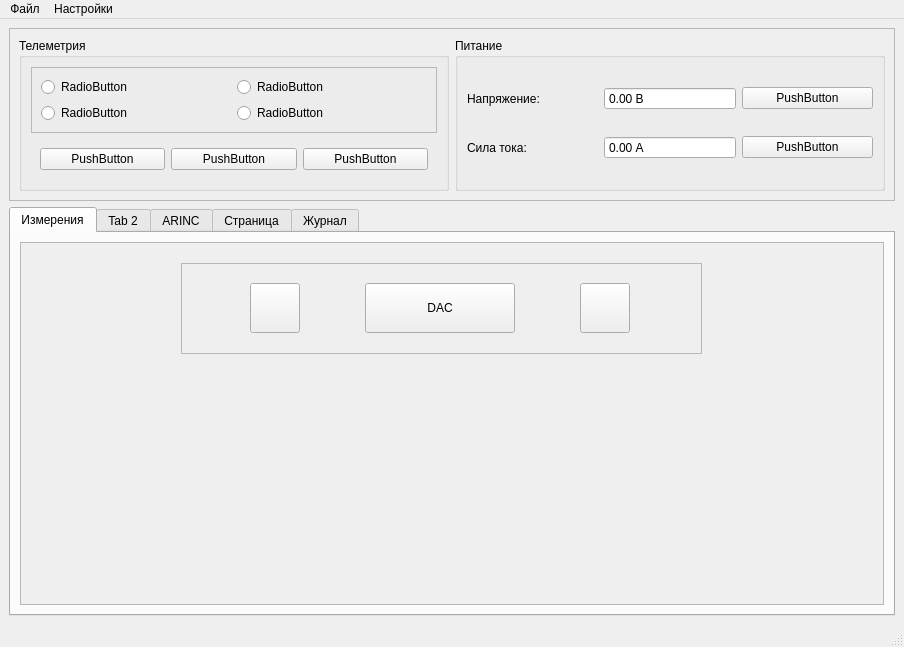
<?xml version="1.0" encoding="UTF-8"?>
<ui version="4.0">
 <class>MainWindow</class>
 <widget class="QMainWindow" name="MainWindow">
  <property name="geometry">
   <rect>
    <x>0</x>
    <y>0</y>
    <width>904</width>
    <height>647</height>
   </rect>
  </property>
  <property name="windowTitle">
   <string>MainWindow</string>
  </property>
  <property name="styleSheet">
   <string notr="true"/>
  </property>
  <widget class="QWidget" name="centralwidget">
   <layout class="QVBoxLayout" name="verticalLayout_2">
    <item>
     <widget class="QFrame" name="frame">
      <property name="frameShape">
       <enum>QFrame::StyledPanel</enum>
      </property>
      <property name="frameShadow">
       <enum>QFrame::Raised</enum>
      </property>
      <layout class="QHBoxLayout" name="horizontalLayout_2">
       <item>
        <widget class="QGroupBox" name="groupBox">
         <property name="title">
          <string>Телеметрия</string>
         </property>
         <layout class="QVBoxLayout" name="verticalLayout">
          <item>
           <widget class="QFrame" name="frame_3">
            <property name="frameShape">
             <enum>QFrame::StyledPanel</enum>
            </property>
            <property name="frameShadow">
             <enum>QFrame::Raised</enum>
            </property>
            <layout class="QGridLayout" name="gridLayout_2">
             <item row="1" column="1">
              <widget class="QRadioButton" name="radioButton_5">
               <property name="text">
                <string>RadioButton</string>
               </property>
              </widget>
             </item>
             <item row="0" column="0">
              <widget class="QRadioButton" name="radioButton">
               <property name="text">
                <string>RadioButton</string>
               </property>
              </widget>
             </item>
             <item row="0" column="1">
              <widget class="QRadioButton" name="radioButton_4">
               <property name="text">
                <string>RadioButton</string>
               </property>
              </widget>
             </item>
             <item row="1" column="0">
              <widget class="QRadioButton" name="radioButton_3">
               <property name="text">
                <string>RadioButton</string>
               </property>
              </widget>
             </item>
            </layout>
           </widget>
          </item>
          <item>
           <widget class="QFrame" name="frame_2">
            <property name="frameShape">
             <enum>QFrame::NoFrame</enum>
            </property>
            <property name="frameShadow">
             <enum>QFrame::Raised</enum>
            </property>
            <layout class="QHBoxLayout" name="horizontalLayout">
             <item>
              <widget class="QPushButton" name="pushButton">
               <property name="text">
                <string>PushButton</string>
               </property>
              </widget>
             </item>
             <item>
              <widget class="QPushButton" name="pushButton_2">
               <property name="text">
                <string>PushButton</string>
               </property>
              </widget>
             </item>
             <item>
              <widget class="QPushButton" name="pushButton_3">
               <property name="text">
                <string>PushButton</string>
               </property>
              </widget>
             </item>
            </layout>
           </widget>
          </item>
         </layout>
        </widget>
       </item>
       <item>
        <widget class="QGroupBox" name="groupBox_2">
         <property name="title">
          <string>Питание</string>
         </property>
         <layout class="QGridLayout" name="gridLayout">
          <item row="1" column="0">
           <widget class="QLabel" name="label_2">
            <property name="text">
             <string>Сила тока:</string>
            </property>
           </widget>
          </item>
          <item row="0" column="0">
           <widget class="QLabel" name="label">
            <property name="text">
             <string>Напряжение:</string>
            </property>
           </widget>
          </item>
          <item row="0" column="1">
           <widget class="QDoubleSpinBox" name="doubleSpinBox">
            <property name="readOnly">
             <bool>true</bool>
            </property>
            <property name="buttonSymbols">
             <enum>QAbstractSpinBox::NoButtons</enum>
            </property>
            <property name="suffix">
             <string> В</string>
            </property>
           </widget>
          </item>
          <item row="1" column="1">
           <widget class="QDoubleSpinBox" name="doubleSpinBox_2">
            <property name="buttonSymbols">
             <enum>QAbstractSpinBox::NoButtons</enum>
            </property>
            <property name="suffix">
             <string> А</string>
            </property>
           </widget>
          </item>
          <item row="0" column="2">
           <widget class="QPushButton" name="pushButton_4">
            <property name="text">
             <string>PushButton</string>
            </property>
           </widget>
          </item>
          <item row="1" column="2">
           <widget class="QPushButton" name="pushButton_5">
            <property name="text">
             <string>PushButton</string>
            </property>
           </widget>
          </item>
         </layout>
        </widget>
       </item>
      </layout>
     </widget>
    </item>
    <item>
     <widget class="QTabWidget" name="tabWidget">
      <property name="currentIndex">
       <number>0</number>
      </property>
      <widget class="QWidget" name="tab">
       <attribute name="title">
        <string>Измерения</string>
       </attribute>
       <layout class="QHBoxLayout" name="horizontalLayout_3">
        <item>
         <widget class="QScrollArea" name="scrollArea">
          <property name="widgetResizable">
           <bool>true</bool>
          </property>
          <widget class="QWidget" name="scrollAreaWidgetContents">
           <property name="geometry">
            <rect>
             <x>0</x>
             <y>0</y>
             <width>862</width>
             <height>343</height>
            </rect>
           </property>
           <widget class="QFrame" name="frame_4">
            <property name="geometry">
             <rect>
              <x>160</x>
              <y>20</y>
              <width>521</width>
              <height>91</height>
             </rect>
            </property>
            <property name="frameShape">
             <enum>QFrame::StyledPanel</enum>
            </property>
            <property name="frameShadow">
             <enum>QFrame::Raised</enum>
            </property>
            <layout class="QHBoxLayout" name="horizontalLayout_4">
             <item>
              <widget class="QPushButton" name="pushButton_6">
               <property name="minimumSize">
                <size>
                 <width>50</width>
                 <height>50</height>
                </size>
               </property>
               <property name="maximumSize">
                <size>
                 <width>50</width>
                 <height>50</height>
                </size>
               </property>
               <property name="styleSheet">
                <string notr="true"/>
               </property>
               <property name="text">
                <string/>
               </property>
               <property name="icon">
                <iconset>
                 <normaloff>icon-settings.png</normaloff>icon-settings.png</iconset>
               </property>
              </widget>
             </item>
             <item>
              <widget class="QPushButton" name="pushButton_7">
               <property name="minimumSize">
                <size>
                 <width>150</width>
                 <height>50</height>
                </size>
               </property>
               <property name="maximumSize">
                <size>
                 <width>150</width>
                 <height>50</height>
                </size>
               </property>
               <property name="styleSheet">
                <string notr="true">QPushButton{
	qproperty-icon: url(/home/user/Документы/testForKirill/icon-settings.png);
	qproperty-iconSize: 30px 30px;
	text-align: center;
	color: black;
}</string>
               </property>
               <property name="text">
                <string>DAC</string>
               </property>
              </widget>
             </item>
             <item>
              <widget class="QPushButton" name="pushButton_8">
               <property name="minimumSize">
                <size>
                 <width>50</width>
                 <height>50</height>
                </size>
               </property>
               <property name="maximumSize">
                <size>
                 <width>50</width>
                 <height>50</height>
                </size>
               </property>
               <property name="styleSheet">
                <string notr="true">QPushButton{border-image: url(/home/user/Документы/testForKirill/icon-settings.png);}</string>
               </property>
               <property name="text">
                <string/>
               </property>
               <property name="checkable">
                <bool>true</bool>
               </property>
               <property name="checked">
                <bool>false</bool>
               </property>
               <property name="autoDefault">
                <bool>false</bool>
               </property>
              </widget>
             </item>
            </layout>
           </widget>
          </widget>
         </widget>
        </item>
       </layout>
      </widget>
      <widget class="QWidget" name="tab_2">
       <attribute name="title">
        <string>Tab 2</string>
       </attribute>
      </widget>
      <widget class="QWidget" name="tab_3">
       <attribute name="title">
        <string>ARINC</string>
       </attribute>
      </widget>
      <widget class="QWidget" name="tab_4">
       <attribute name="title">
        <string>Страница</string>
       </attribute>
      </widget>
      <widget class="QWidget" name="tab_5">
       <attribute name="title">
        <string>Журнал</string>
       </attribute>
      </widget>
     </widget>
    </item>
   </layout>
  </widget>
  <widget class="QMenuBar" name="menubar">
   <property name="geometry">
    <rect>
     <x>0</x>
     <y>0</y>
     <width>904</width>
     <height>22</height>
    </rect>
   </property>
   <widget class="QMenu" name="menu">
    <property name="title">
     <string>Файл</string>
    </property>
   </widget>
   <widget class="QMenu" name="menu_2">
    <property name="title">
     <string>Настройки</string>
    </property>
   </widget>
   <addaction name="menu"/>
   <addaction name="menu_2"/>
  </widget>
  <widget class="QStatusBar" name="statusbar"/>
 </widget>
 <resources/>
 <connections/>
</ui>
